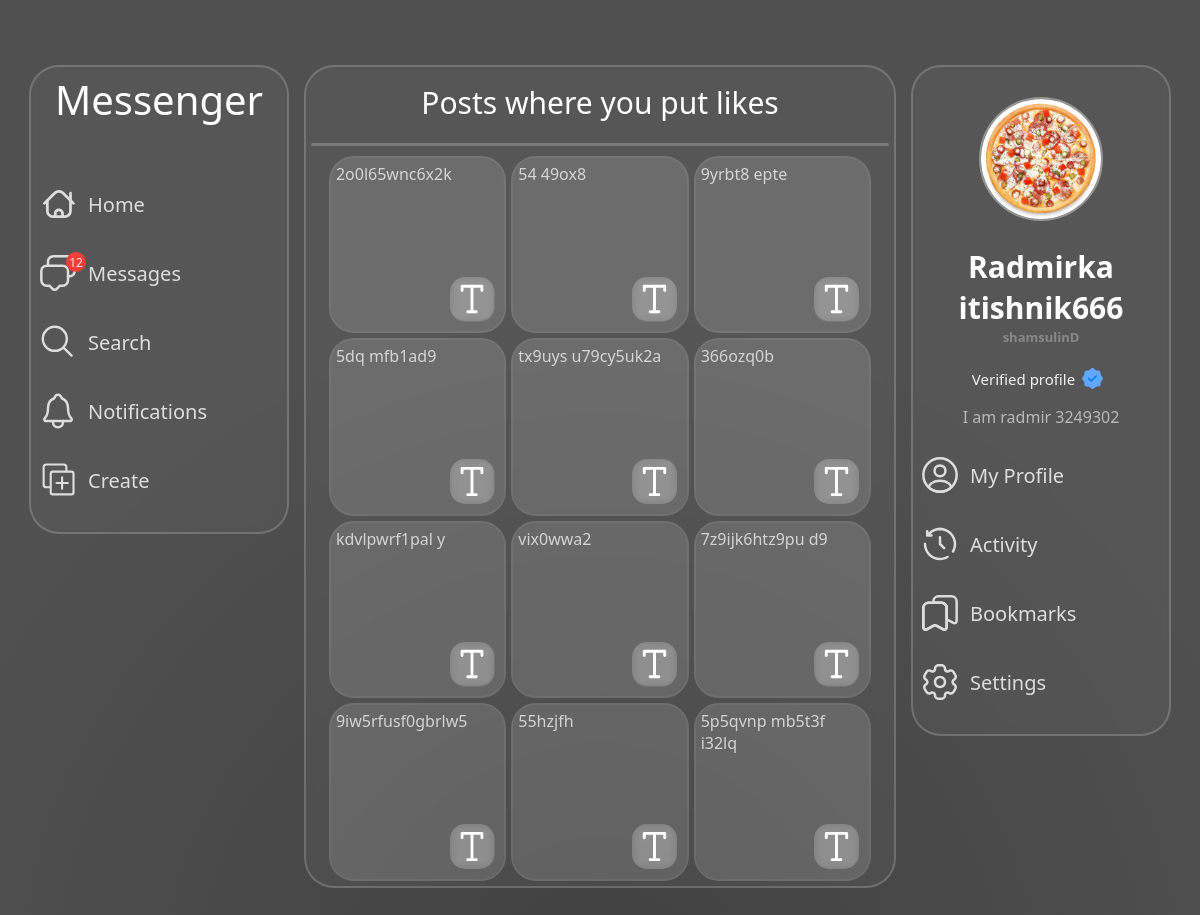
Page /activity/likes (signed in) on the committed database.
### main/models.py (models this page shows, shortened)
class Post(models.Model):
    author = models.ForeignKey(User, on_delete=models.CASCADE)
    content = models.TextField(max_length=255, blank=True, null=True)
    time_create = models.DateTimeField(auto_now_add=True)
    tags = models.ManyToManyField(PostTag, related_name='post_tags')
    amount_likes = models.IntegerField(default=0)
    amount_comments = models.IntegerField(default=0)

class Profile(models.Model):
    user = models.OneToOneField(User, on_delete=models.CASCADE)
    uuid = models.CharField(max_length=255)
    full_name = models.CharField(max_length=255)
    bio = models.TextField(max_length=255, blank=True, null=True, default='')
    avatar = models.ImageField(upload_to=avatar_directory_path, default='default_avatar.jpg')
    background_avatar = models.ImageField(upload_to=bg_avatar_directory_path, default='default_background_avatar.jpg')
    background_style = models.IntegerField(default=0)
    amount_followers = models.IntegerField(default=0)
    amount_following = models.IntegerField(default=0)
    amount_article = models.IntegerField(default=0)
    recommendations = models.TextField(null=True, default='')
    verify = models.BooleanField(blank=True, default=False)
    language = models.CharField(max_length=255, default='en')
    private = models.BooleanField(default=False)
    last_online = models.DateTimeField(blank=True)
    online_status = models.BooleanField(default=False)
    username_change_time = models.DateTimeField(blank=True)

### main/views.py (the view)
# urls.py: path('activity/likes', ActivityLikesView.as_view(), name='activity_likes'),
class ActivityLikesView(DataMixin, LoginRequiredMixin, ListView):
    model = Post
    template_name = 'main/activity-like.html'
    login_url = 'login'
    def get_object(self):
        posts = PostLike.objects.filter(
            user=self.request.user
        ).select_related('post').prefetch_related('post__postfile_set').order_by('-pk')[:12]
        return [post.post for post in posts]
    def get_context_data(self, **kwargs):
        context = super().get_context_data(**kwargs)
        c_def = self.get_user_context(title=f'Activity likes', posts=self.get_object(), type='likes')
        return {**context, **c_def}

### main/utils.py (called while the page is built)
    def get_user_context(self, **kwargs):
        context = kwargs
        profile = self.request.user
        notification_count = ProfileNotification.objects.filter(profile=profile, read=False)[:21].count()
        context['user_profile'] = profile
        context['background_style'] = background_styles[profile.profile.background_style]
        context['notification_count'] = notification_count
        return context

### main/templates/main/activity-like.html (shortened to what this page needs)
{% extends 'main/base-expanded.html' %}
{% load static %}
{% block head %}
<link rel="stylesheet" href="{% static 'main/css/activity-like.css' %}" type="text/css">
<link rel="stylesheet" href="{% static 'main/css/profile.css' %}" type="text/css">
{% endblock %}
{% block body %}
<div class="selection-menu">
    {% if type == 'likes' %}
        <span class="selection-menu-title">Posts where you put likes</span>
    {% elif type == 'bookmarks' %}
        <span class="selection-menu-title">Posts you added to the bookmarks</span>
    {% endif %}
    <div class="selection-menu-line"></div>
    <div class="selection-menu-container">
        {% if posts|length == 0 %}
            <span class="nothing">Nothing here</span>
        {% else %}
        {% for post in posts %}
            <a href="{% url 'post' pk=post.pk %}" class="mc-feed-article-mini">
                {% if post.postfile_set.all|length == 1 %}
                    {% if post.postfile_set.all.0.get_extension == 'video' %}
                        <img class="mc-feed-article-mini-svg" src="{% static 'main/svg/play.svg' %}" alt="svg-image">
                        <video class="mc-feed-article-mini-img" src="{{ post.postfile_set.all.0.file.url }}"></video>
                    {% elif post.postfile_set.all.0.get_extension == 'image' %}
                        <img class="mc-feed-article-mini-img" src="{{ post.postfile_set.all.0.file.url }}" alt="article-photo">
                    {% endif %}
                {% elif post.postfile_set.all|length == 0 %}
                    <img class="mc-feed-article-mini-svg" src="{% static 'main/svg/text.svg' %}" alt="svg-image">
                    <div class="mc-feed-article-mini-text">{{ post.content }}</div>
                {% endif %}
            </a>
        {% endfor %}
        {% endif %}
    </div>
</div>
{% endblock %}

### main/templates/main/base-expanded.html (shortened to what this page needs)
{% load static %}
<!DOCTYPE html>
<html lang="en">
<head>
    <link rel="stylesheet" href="{% static 'main/css/base.css' %}" type="text/css">
    <link rel="stylesheet" href="{% static 'main/css/popup.css' %}" type="text/css">
    <link rel="stylesheet" href="{% static 'main/css/home.css' %}" type="text/css">
    <link rel="stylesheet" href="{% static 'main/css/' %}{{ background_style }}" type="text/css">
    {% block head %}
    {% endblock %}
</head>
<body>
    <div class="main-container">
        <div class="mc-container-sidebar-container">
            <aside class="mc-sidebar-container">
                <div class="mc-sidebar-container-logo">Messenger</div>
                <div class="mc-sidebar-container-links">
                    <a class="mc-sb-c-links-a" href="{% url 'home' %}">
                        <img class="mc-sb-c-links-img" src="{% static 'main/svg/home-sidebar.svg' %}" alt="svg-image">
                        Home
                    </a>
                    <a style="position: relative;" href="{% url 'chat' %}">
                        <div class="mc-sb-c-links-message">12</div>
                        <div class="mc-sb-c-links-a">
                            <img class="mc-sb-c-links-img" src="{% static 'main/svg/messages-sidebar.svg' %}" alt="svg-image">
                            Messages
                        </div>
                    </a>
                    <a class="mc-sb-c-links-a" href="{% url 'search' %}">
                        <img class="mc-sb-c-links-img" src="{% static 'main/svg/search-sidebar.svg' %}" alt="svg-image">
                        Search
                    </a>
                    <a style="position: relative;" href="{% url 'profile_notification' %}">
                        <div class="mc-sb-c-links-a">
                            <img class="mc-sb-c-links-img" src="{% static 'main/svg/notification-sidebar.svg' %}" alt="svg-image">
                            Notifications
                        </div>
                    </a>
                    <a class="mc-sb-c-links-a" href="{% url 'create_post' %}">
                        <img class="mc-sb-c-links-img" src="{% static 'main/svg/create-sidebar.svg' %}" alt="svg-image">
                        Create
                    </a>
                </div>
            </aside>
        </div>
        <main class="mc-container-feed-container">
            {% block body %}
            {% endblock %}
        </main>
        <div class="mc-container-second-sidebar-container">
            <aside class="mc-second-sidebar-container">
                <a href="{% url 'profile' username=user_profile.username %}"><img class="mc-second-sidebar-container-avatar" src="{{ user_profile.profile.avatar.url }}" alt="{{ user_profile.username }}'s avatar"></a>
                <a href="{% url 'profile' username=user_profile.username %}"><h1 class="mc-second-sidebar-container-username">{{ user_profile.profile.full_name}}</h1></a>
                <h2 class="mc-second-sidebar-container-userid">{{ user_profile.username}}</h2>
                {% if user_profile.profile.verify %}
                    <div class="mc-second-sidebar-container-verify">
                        Verified profile
                        <img class="user-verify" title="Verified" src="{% static 'main/svg/verify.svg' %}">
                    </div>
                {% endif %}
                {% if user_profile.profile.bio != '' %}
                    <div class="mc-second-sidebar-container-description">{{ user_profile.profile.bio }}</div>
                {% endif %}
                <a class="mc-sb-c-links-a" href="{% url 'profile' username=user_profile.username %}">
                    <img class="mc-sb-c-links-img" src="{% static 'main/svg/profile.svg' %}" alt="svg-image">
                    My Profile
                </a>
                <a class="mc-sb-c-links-a" href="{% url 'activity' %}">
                    <img class="mc-sb-c-links-img" src="{% static 'main/svg/history.svg' %}" alt="svg-image">
                    Activity
                </a>
                <a class="mc-sb-c-links-a" href="{% url 'activity_bookmarks' %}">
                    <img class="mc-sb-c-links-img" src="{% static 'main/svg/save.svg' %}" alt="svg-image">
                    Bookmarks
                </a>
                <a class="mc-sb-c-links-a" href="{% url 'settings' %}">
                    <img class="mc-sb-c-links-img" src="{% static 'main/svg/settings.svg' %}" alt="svg-image">
                    Settings
                </a>
            </aside>
        </div>
    </div>
</body>
</html>

### main/static/main/css/base.css (style rules this page uses)
body { transition: all 500ms ease-in-out; margin: 0; background-attachment: fixed; color: #fff; width: 100%; height: 100%; cursor: default; }
.user-verify { height: 25px; width: 25px; margin: 5px; }

### main/static/main/css/home.css (style rules this page uses)
.main-container { width: fit-content; display: flex; margin: 50px auto; }
a { text-decoration: none; }
h1, h2, h3, h4, h5, h6 { margin: 0; color: #fff; }
.mc-container-sidebar-container { width: 290px; height: 100%; height: auto; }
.mc-container-second-sidebar-container { width: 290px; height: 100%; height: auto; }
.mc-container-feed-container { width: 592px; margin-bottom: 120px; }
.mc-sidebar-container { width: calc(100%-20px); margin: 15px; padding: 5px; border-radius: 30px; background: rgba(255, 255, 255, 0.041); backdrop-filter: blur( 4px ); -webkit-backdrop-filter: blur( 4px ); border: 2px solid rgba( 255, 255, 255, 0.18 ); position: sticky; top: 65px; left: 0; }
.mc-second-sidebar-container { width: calc(100%-20px); margin: 15px; padding: 5px; border-radius: 30px; background: rgba(255, 255, 255, 0.041); backdrop-filter: blur( 4px ); -webkit-backdrop-filter: blur( 4px ); border: 2px solid rgba( 255, 255, 255, 0.18 ); position: sticky; top: 65px; left: 0; display: grid; text-align: center; }
.mc-sidebar-container-logo { font-size: 40px; color: #fff; text-align: center; }
.mc-sidebar-container-links { display: grid; margin-top: 55px; }
.mc-sb-c-links-a { font-size: 20px; color: #fff; margin-bottom: 25px; align-items: center; display: flex; text-decoration: none; padding: 2px; border-radius: 10px; opacity: 80%; position: relative; transition: all 250ms ease-in-out; }
.mc-sb-c-links-img { height: 40px; width: 40px; margin-right: 10px; }
.mc-second-sidebar-container-avatar { height: 120px; width: 120px; object-fit: cover; border-radius: 50%; border: 2px solid #ffffff5d; margin: auto; margin-top: 25px; }
.mc-second-sidebar-container-username { color: #fff; font-size: 30px; margin-top: 20px; }
.mc-second-sidebar-container-description { overflow: hidden; width: 100%; margin-top: 5px; margin-bottom: 25px; color: #ffffff94; -webkit-text-fill-color: #ffffff94; max-height: 75px; }
.mc-second-sidebar-container-userid { color: #ffffff4b; -webkit-text-fill-color: #ffffff4b; font-size: 13px; margin-bottom: 10px; }
.mc-sb-c-links-message, .mc-sb-c-links-notify { background-color: #f43f38; width: 20px; height: 20px; position: absolute; border-radius: 50%; font-size: 12px; align-items: center; display: flex; justify-content: center; top: 0; left: 0; margin-left: 30px; max-width: 25px; color: #ffffffde; -webkit-text-fill-color: #ffffffde; margin-top: 1px; z-index: 1; font-weight: 500; }
.mc-second-sidebar-container-verify { display: flex; justify-content: center; align-items: center; font-size: 15px; color: #ffffffec; -webkit-text-fill-color: #ffffffec; margin: 5px 0px; font-weight: 500; }

### main/static/main/css/style-black.css (style rules this page uses)
body { background: radial-gradient(circle at 50% 100%, #414141 0%, #505050 60%); background-attachment: fixed !important; }

### main/static/main/css/activity-like.css (style rules this page uses)
.selection-menu { height: fit-content; margin-top: 15px; border-radius: 30px; background: rgba(255, 255, 255, 0.041); backdrop-filter: blur(4px); -webkit-backdrop-filter: blur(4px); border: 2px solid rgba(255, 255, 255, 0.18); padding: 5px; display: flex; flex-direction: column; gap: 10px; }
.selection-menu-title { display: flex; justify-content: center; font-size: 30px; font-weight: 500; margin: 10px auto 10px auto; }
.selection-menu-line { border-top: 3px solid rgba(255, 255, 255, 0.212); border-radius: 5px; }
.selection-menu-container { display: flex; flex-direction: row; flex-wrap: wrap; justify-content: center; gap: 5px; }

### main/static/main/css/profile.css (style rules this page uses)
.mc-feed-article-mini { width: 30%; border-radius: 25px; border: 2px solid rgba( 255, 255, 255, 0.18 ); position: relative; overflow: hidden; aspect-ratio: 1 / 1; }
.mc-feed-article-mini-svg { width: 20%; aspect-ratio: 1/1; position: absolute; right: 0; bottom: 0px; margin: auto; margin-bottom: 10px; margin-right: 10px; background: rgba(255, 255, 255, 0.13); padding: 5px; border-radius: 15px; backdrop-filter: blur( 4px ); -webkit-backdrop-filter: blur( 4px ); }
.mc-feed-article-mini-text { color: #ffffffb6; -webkit-text-fill-color: #ffffffb6; overflow: hidden; padding: 5px; background: rgba(255, 255, 255, 0.13); height: 100%; }

### rows in the picture
Post: content "2o0l65wnc6x2k"
Post: content "54 49ox8"
Post: content "9yrbt8 epte"
Post: content "5dq mfb1ad9"
Post: content "tx9uys u79cy5uk2a"
Post: content "366ozq0b"
Post: content "kdvlpwrf1pal y"
Post: content "vix0wwa2"
Post: content "7z9ijk6htz9pu d9"
Post: content "9iw5rfusf0gbrlw5"
Post: content "55hzjfh"
Post: content "5p5qvnp mb5t3f i32lq"

### other values in the picture
{{ user_profile.profile.full_name }} "Radmirka itishnik666"
{{ user_profile.username }} "shamsulinD"
{{ user_profile.profile.bio }} "I am radmir 3249302"
